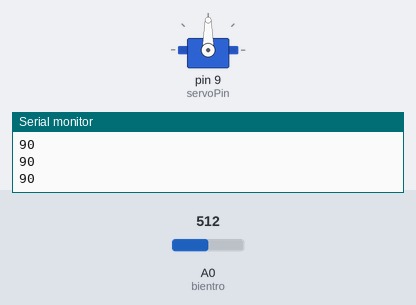
Simulated run of this sketch. Board: Arduino Uno, built with avr-gcc and run on an emulated ATmega328P. Parts: servo, the last lines printed to the serial monitor. The inputs (shaded band) are chosen by the test bench; at power-on: A0 (bientro) = 512.

Above: at 1.2 s.
1.3 s: A0 (bientro) set to 716
At 2.0 s:
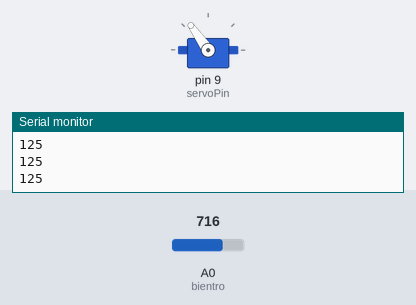
2.8 s: A0 (bientro) set to 900
At 3.4 s:
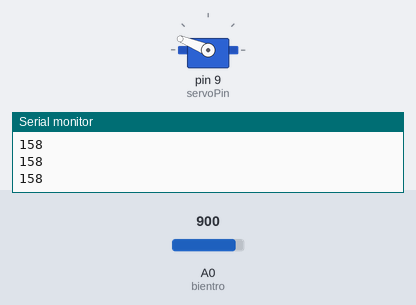
4.3 s: A0 (bientro) set to 1023
At 4.7 s:
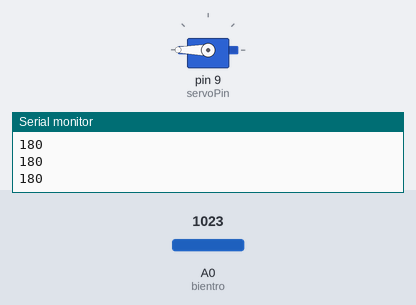
5.8 s: A0 (bientro) set to 306
At 6.1 s:
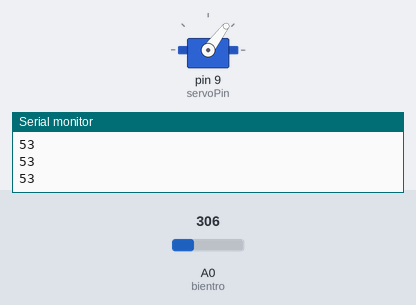
7.3 s: A0 (bientro) set to 122
At 8.5 s:
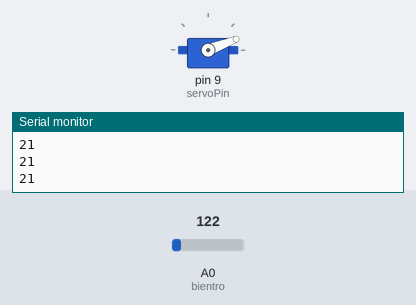
8.8 s: A0 (bientro) set to 0
At 10.0 s:
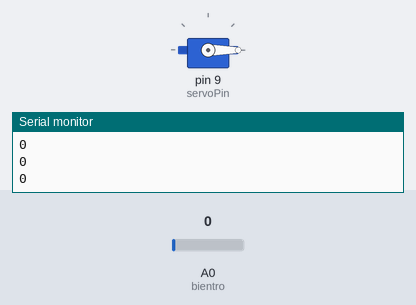
Timing chart, 0 to 11.3 s (numbered marks = the images above; inputs shaded):
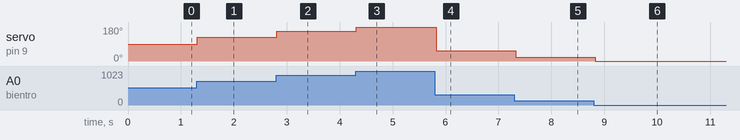

Measured:
- after the input at 1.3 s, servo on pin 9 (servoPin): 90° → 125° at once
- after the input at 2.8 s, servo on pin 9 (servoPin): 125° → 158° at once
- after the input at 4.3 s, servo on pin 9 (servoPin): 158° → 180° at once
- after the input at 5.8 s, servo on pin 9 (servoPin): 180° → 53° at once
- after the input at 7.3 s, servo on pin 9 (servoPin): 53° → 21° at once
- after the input at 8.8 s, servo on pin 9 (servoPin): 21° → 0° at once

The sketch:

Servo.ino
```cpp
#include <Servo.h>      // Thư viện điều khiển servo

// Khai báo đối tượng myservo dùng để điều khiển servo
Servo myservo;

int bientro = A0;       // Khai báo chân analog đọc biến trở điều khiển servo
int servoPin = 9;       // Khai báo chân điều khiển servo

void setup ()
{
    // Cài đặt chức năng điều khiển servo cho chân servoPin
    myservo.attach(servoPin);

    Serial.begin(9600); // Mở giao tiếp Serial ở baudrate 9600
}

void loop ()
{
    int value = analogRead(bientro);// Đọc giá trị biến trở

    // Chuyển giá trị analog (0-1023) đọc được từ biến trở sang số đo độ (0-180độ)
    // dùng để điều khiển góc quay cho servo
    int servoPos = map(value, 0, 1023, 0, 180);

    // Cho servo quay một góc là servoPos độ
    myservo.write(servoPos);

    Serial.println(servoPos);

    delay(100);
}
```
